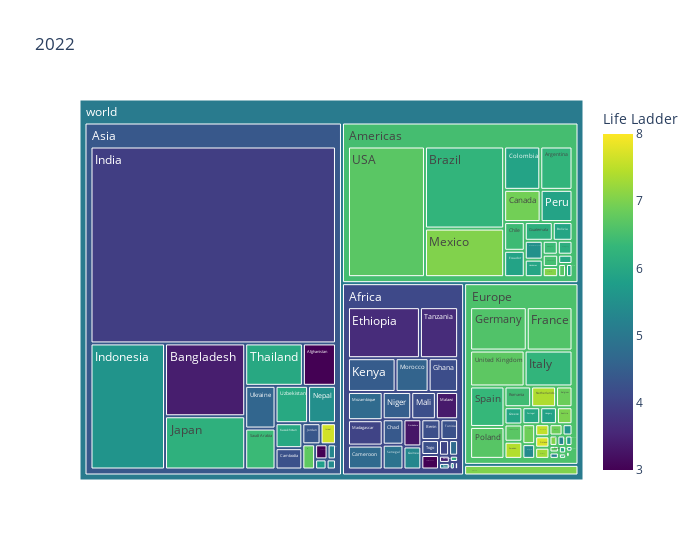

Source (notebook cell):
### Code cell
gen_treeplot(wdf, 2022)

### Figure 1 — Plotly figure (JSON) as saved in the notebook; plotly's stock layout.template omitted (floating-point values rounded to 4 significant figures; data arrays with more than 128 entries replaced by an {"elided": "..."} marker saying what was removed)
{"data": [{"branchvalues": "total", "customdata": {"elided": "106x2 mixed values"}, "domain": {"x": [0, 1], "y": [0, 1]}, "hovertemplate": "labels=%{label}<br>pop=%{value}<br>parent=%{parent}<br>id=%{id}<br>country=%{customdata[0]}<br>Life Ladder=%{color}<extra></extra>", "ids": ["world/Asia/Afghanistan", "world/Europe/Albania", "world/Americas/Argentina", "world/Asia/Armenia", "world/Oceania/Australia", "world/Europe/Austria", "world/Asia/Bangladesh", "world/Europe/Belgium", "world/Africa/Benin", "world/Americas/Bolivia", "world/Africa/Botswana", "world/Americas/Brazil", "world/Europe/Bulgaria", "world/Asia/Cambodia", "world/Africa/Cameroon", "world/Americas/Canada", "world/Africa/Chad", "world/Americas/Chile", "world/Americas/Colombia", "world/Africa/Comoros", "world/Americas/Costa Rica", "world/Europe/Croatia", "world/Europe/Cyprus", "world/Europe/Czech Republic", "world/Europe/Denmark", "world/Americas/Dominican Republic", "world/Americas/Ecuador", "world/Americas/El Salvador", "world/Europe/Estonia", "world/Africa/Ethiopia", "world/Europe/Finland", "world/Europe/France", "world/Africa/Gabon", "world/Asia/Georgia", "world/Europe/Germany", "world/Africa/Ghana", "world/Europe/Greece", "world/Americas/Guatemala", "world/Africa/Guinea", "world/Americas/Honduras", "world/Europe/Hungary", "world/Europe/Iceland", "world/Asia/India", "world/Asia/Indonesia", "world/Europe/Ireland", "world/Asia/Israel", "world/Europe/Italy", "world/Americas/Jamaica", "world/Asia/Japan", "world/Asia/Jordan", "world/Asia/Kazakhstan", "world/Africa/Kenya", "world/Europe/Latvia", "world/Asia/Lebanon", "world/Africa/Liberia", "world/Europe/Lithuania", "world/Europe/Luxembourg", "world/Africa/Madagascar", "world/Africa/Malawi", "world/Africa/Mali", "world/Europe/Malta", "world/Africa/Mauritania", "world/Africa/Mauritius", "world/Americas/Mexico", "world/Europe/Moldova", "world/Asia/Mongolia", "world/Africa/Morocco", "world/Africa/Mozambique", "world/Africa/Namibia", "world/Asia/Nepal", "world/Europe/Netherlands", "world/Oceania/New Zealand", "world/Americas/Nicaragua", "world/Africa/Niger", "world/Europe/North Macedonia", "world/Europe/Norway", "world/Americas/Panama", "world/Americas/Paraguay", "world/Americas/Peru", "world/Europe/Poland", "world/Europe/Portugal", "world/Europe/Romania", "world/Asia/Saudi Arabia", "world/Africa/Senegal", "world/Africa/Sierra Leone", "world/Europe/Slovenia", "world/Europe/Spain", "world/Europe/Sweden", "world/Europe/Switzerland", "world/Africa/Tanzania", "world/Asia/Thailand", "world/Africa/Togo", "world/Africa/Tunisia", "world/Americas/USA", "world/Asia/Ukraine", "world/Asia/United Arab Emirates", "world/Europe/United Kingdom", "world/Americas/Uruguay", "world/Asia/Uzbekistan", "world/Africa/Zimbabwe", "world/Africa", "world/Americas", "world/Asia", "world/Europe", "world/Oceania", "world"], "labels": ["Afghanistan", "Albania", "Argentina", "Armenia", "Australia", "Austria", "Bangladesh", "Belgium", "Benin", "Bolivia", "Botswana", "Brazil", "Bulgaria", "Cambodia", "Cameroon", "Canada", "Chad", "Chile", "Colombia", "Comoros", "Costa Rica", "Croatia", "Cyprus", "Czech Republic", "Denmark", "Dominican Republic", "Ecuador", "El Salvador", "Estonia", "Ethiopia", "Finland", "France", "Gabon", "Georgia", "Germany", "Ghana", "Greece", "Guatemala", "Guinea", "Honduras", "Hungary", "Iceland", "India", "Indonesia", "Ireland", "Israel", "Italy", "Jamaica", "Japan", "Jordan", "Kazakhstan", "Kenya", "Latvia", "Lebanon", "Liberia", "Lithuania", "Luxembourg", "Madagascar", "Malawi", "Mali", "Malta", "Mauritania", "Mauritius", "Mexico", "Moldova", "Mongolia", "Morocco", "Mozambique", "Namibia", "Nepal", "Netherlands", "New Zealand", "Nicaragua", "Niger", "North Macedonia", "Norway", "Panama", "Paraguay", "Peru", "Poland", "Portugal", "Romania", "Saudi Arabia", "Senegal", "Sierra Leone", "Slovenia", "Spain", "Sweden", "Switzerland", "Tanzania", "Thailand", "Togo", "Tunisia", "USA", "Ukraine", "United Arab Emirates", "United Kingdom", "Uruguay", "Uzbekistan", "Zimbabwe", "Africa", "Americas", "Asia", "Europe", "Oceania", "world"], "marker": {"coloraxis": "coloraxis", "colors": [1.281, 5.212, 6.261, 5.382, 7.035, 6.999, 3.408, 6.857, 4.217, 5.929, 3.435, 6.257, 5.378, 4.25, 4.712, 6.918, 4.397, 6.415, 5.892, 3.545, 7.077, 5.579, 5.865, 6.695, 7.545, 5.518, 5.887, 6.492, 6.357, 3.628, 7.729, 6.614, 5.14, 5.293, 6.608, 4.191, 5.9, 6.15, 5.317, 5.932, 5.861, 7.449, 3.93, 5.585, 6.87, 7.662, 6.258, 5.87, 6.178, 4.356, 6.006, 4.448, 6.055, 2.352, 4.042, 7.038, 7.228, 4.019, 3.356, 4.211, 6.299, 4.724, 5.741, 7.038, 5.687, 5.788, 4.596, 4.74, 6.16, 5.474, 7.39, 6.975, 6.392, 4.501, 5.167, 7.295, 5.979, 6.138, 5.892, 6.666, 5.953, 6.437, 6.382, 4.907, 2.56, 6.723, 6.337, 7.431, 6.884, 3.616, 6.007, 4.239, 4.261, 6.693, 4.637, 6.738, 6.722, 6.671, 6.016, 3.296, 4.112, 6.487, 4.38, 6.57, 7.025, 5.082]}, "name": "", "parents": ["world/Asia", "world/Europe", "world/Americas", "world/Asia", "world/Oceania", "world/Europe", "world/Asia", "world/Europe", "world/Africa", "world/Americas", "world/Africa", "world/Americas", "world/Europe", "world/Asia", "world/Africa", "world/Americas", "world/Africa", "world/Americas", "world/Americas", "world/Africa", "world/Americas", "world/Europe", "world/Europe", "world/Europe", "world/Europe", "world/Americas", "world/Americas", "world/Americas", "world/Europe", "world/Africa", "world/Europe", "world/Europe", "world/Africa", "world/Asia", "world/Europe", "world/Africa", "world/Europe", "world/Americas", "world/Africa", "world/Americas", "world/Europe", "world/Europe", "world/Asia", "world/Asia", "world/Europe", "world/Asia", "world/Europe", "world/Americas", "world/Asia", "world/Asia", "world/Asia", "world/Africa", "world/Europe", "world/Asia", "world/Africa", "world/Europe", "world/Europe", "world/Africa", "world/Africa", "world/Africa", "world/Europe", "world/Africa", "world/Africa", "world/Americas", "world/Europe", "world/Asia", "world/Africa", "world/Africa", "world/Africa", "world/Asia", "world/Europe", "world/Oceania", "world/Americas", "world/Africa", "world/Europe", "world/Europe", "world/Americas", "world/Americas", "world/Americas", "world/Europe", "world/Europe", "world/Europe", "world/Asia", "world/Africa", "world/Africa", "world/Europe", "world/Europe", "world/Europe", "world/Europe", "world/Africa", "world/Asia", "world/Africa", "world/Africa", "world/Americas", "world/Asia", "world/Asia", "world/Europe", "world/Americas", "world/Asia", "world/Africa", "world", "world", "world", "world", "world", ""], "type": "treemap", "values": [41128771, 2775634, 46234830, 2780469, 25978935, 9042528, 171186372, 11669446, 13352864, 12224110, 2630296, 215313498, 6465097, 16767842, 27914536, 38929902, 17723315, 19603733, 51874024, 836774, 5180829, 3854000, 1251488, 10526073, 5903037, 11228821, 18001000, 6336392, 1344768, 123379924, 5556880, 67935660, 2388992, 3712502, 84079811, 33475870, 10566531, 17357886, 13859341, 10432860, 9683505, 381900, 1417173173, 275501339, 5086988, 9550600, 58856847, 2827377, 125124989, 11285869, 19621972, 54027487, 1883379, 5489739, 5302681, 2833000, 650774, 29611714, 20405317, 22593590, 523417, 4736139, 1262523, 127504125, 2592477, 3398366, 37457971, 32969518, 1761985, 30547580, 17703090, 5124100, 6948392, 26207977, 2057679, 5457127, 4408581, 6780744, 34049588, 37561599, 10379007, 18956666, 36408820, 17316449, 8605718, 2108732, 47615034, 10486941, 8769741, 65497748, 71697030, 8848699, 12356117, 333287557, 38000000, 9441129, 66971411, 3422794, 35648100, 16320537, 600844082, 971947043, 2324464662, 531530267, 31103035, 4459889089]}], "layout": {"coloraxis": {"cmax": 8, "cmid": 5.082, "cmin": 3, "colorbar": {"title": {"text": "Life Ladder"}}, "colorscale": [[0, "#440154"], [0.1111, "#482878"], [0.2222, "#3e4989"], [0.3333, "#31688e"], [0.4444, "#26828e"], [0.5556, "#1f9e89"], [0.6667, "#35b779"], [0.7778, "#6ece58"], [0.8889, "#b5de2b"], [1, "#fde725"]]}, "legend": {"tracegroupgap": 0}, "title": {"text": "2022"}, "width": 700}}
